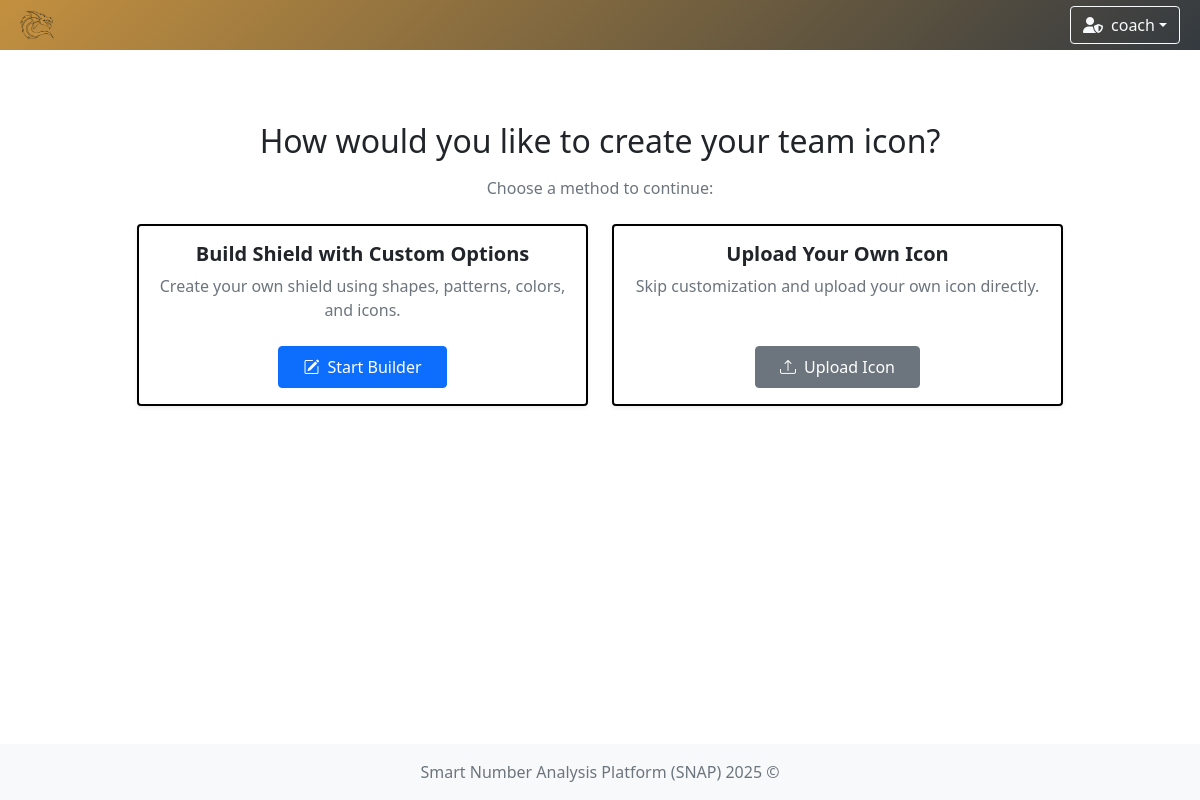
/team/choice (signed in), run on the app's committed database.
### app/models/team.py (models this page shows)
class TeamModel(db.Model):
    __tablename__ = 'teams'
    id = db.Column(db.Integer, primary_key=True)
    name = db.Column(db.String(100), nullable=False, unique=True)  # prevent duplicate team names
    icon = db.Column(db.String(300), nullable=False)  # longer path for future-proofing
    primary_color = db.Column(db.String(20), nullable=False)
    secondary_color = db.Column(db.String(20), nullable=False)

### app/models/user.py (models this page shows)
class UserModel(db.Model, UserMixin):
    __tablename__ = 'user'
    id = db.Column(db.Integer, primary_key=True)
    username = db.Column(db.String(80), unique=True, nullable=False)
    password = db.Column(db.String(120), nullable=False)
    role = db.Column(db.String(10), nullable=False, default='user')
    team_id = db.Column(db.Integer, db.ForeignKey('teams.id'))
    team = db.relationship('TeamModel', backref='users')

### app/controllers/team.py (the view)
@team_bp.route('/choice')
def choose_creation_method():
    return render_template('team/user_choice.html')

### app/controllers/user.py (called while the page is built)
    @staticmethod
    def load_user(user_id):
        return UserModel.query.get(int(user_id))

### run.py (called while the page is built)
    def _inject_context(self) -> None:
        @self.app.context_processor
        def inject_teams() -> dict:
            try:
                teams = TeamModel.query.all()
                return dict(teams=teams)
            except Exception as e:
                print(f"[!] Error injecting teams: {str(e)} ({type(e).__name__})")
                return dict(teams=[])

### app/templates/team/user_choice.html (shortened to what this page needs)
{% extends "system/base.html" %}
{% block content %}
<div class="container py-5">
  <h2 class="text-center mb-3">How would you like to create your team icon?</h2>
  <p class="text-center mb-4 text-muted">Choose a method to continue:</p>
  <div class="row justify-content-center g-4">
    <div class="col-md-6 col-lg-5 d-flex">
      <div class="card border-dark rounded-4 text-center shadow-sm w-100">
        <div class="card-body d-flex flex-column justify-content-between">
          <div>
            <h5 class="card-title fw-bold">Build Shield with Custom Options</h5>
            <p class="card-text text-muted mb-4">Create your own shield using shapes, patterns, colors, and icons.</p>
          </div>
          <a href="{{ url_for('team.create_team') }}" class="btn btn-primary mt-auto mx-auto px-4 py-2 d-inline-flex align-items-center gap-2" style="max-width: 180px;">
            <i class="bi bi-pencil-square"></i> <span>Start Builder</span>
          </a>
        </div>
      </div>
    </div>
    <div class="col-md-6 col-lg-5 d-flex">
      <div class="card border-dark rounded-4 text-center shadow-sm w-100">
        <div class="card-body d-flex flex-column justify-content-between">
          <div>
            <h5 class="card-title fw-bold">Upload Your Own Icon</h5>
            <p class="card-text text-muted mb-4">Skip customization and upload your own icon directly.</p>
          </div>
          <a href="{{ url_for('team.upload_team_icon_page') }}" class="btn btn-secondary mt-auto mx-auto px-4 py-2 d-inline-flex align-items-center gap-2" style="max-width: 180px;">
            <i class="bi bi-upload"></i> <span>Upload Icon</span>
          </a>
        </div>
      </div>
    </div>
  </div>
</div>
{% endblock %}

### app/templates/system/base.html (shortened to what this page needs)
<!DOCTYPE html>
<html lang="en">
<head>
    <link href="https://cdn.jsdelivr.net/npm/bootstrap@5.1.3/dist/css/bootstrap.min.css" rel="stylesheet"/>
    <link rel="stylesheet" href="https://cdn.jsdelivr.net/npm/bootstrap-icons@1.11.3/font/bootstrap-icons.css"/>
    <link rel="stylesheet" href="https://cdnjs.cloudflare.com/ajax/libs/font-awesome/6.5.0/css/all.min.css"/>
    <link href="https://cdn.jsdelivr.net/npm/select2@4.1.0-rc.0/dist/css/select2.min.css" rel="stylesheet"/>
    <link href="https://cdn.jsdelivr.net/npm/select2-bootstrap-5-theme@1.3.0/dist/select2-bootstrap-5-theme.min.css" rel="stylesheet"/>
    <link href="https://cdn.datatables.net/1.13.6/css/dataTables.bootstrap5.min.css" rel="stylesheet"/>
    <link rel="stylesheet" href="https://cdn.datatables.net/fixedcolumns/4.3.0/css/fixedColumns.bootstrap5.min.css"/>
    <link rel="stylesheet" href="{{ url_for('static', filename='styles.css') }}"/>
</head>
<body class="{% block body_class %}{% endblock %}">
{% if current_user.is_authenticated %}
    {% set ns = namespace(navbar_color='background: linear-gradient(135deg, #4b6cb7, #182848);', team_found=False) %}
    {% if current_user.team %}
        {% set ns.navbar_color = 'background: linear-gradient(135deg, ' ~ current_user.team.primary_color ~ ', #343a40);' %}
        {% set ns.team_found = True %}
    {% endif %}
    <nav class="navbar navbar-expand-lg navbar-dark" style="{{ ns.navbar_color }}">
        <div class="container-fluid position-relative">
            <a class="navbar-brand d-flex align-items-center" href="{{ url_for('index') }}">
                {% if current_user.team and ns.team_found %}
                    <img class="team-logo" src="{{ current_user.team.icon }}" alt="{{ current_user.team.name }} logo"/>
                {% else %}
                    <a href="{{ url_for('game_options') }}" class="btn btn-outline-light me-2" title="Home">
                        <i class="fas fa-home"></i>
                    </a>
                {% endif %}
            </a>
            <div class="ms-auto d-flex align-items-center">
                <div class="dropdown me-2">
                    <button class="btn btn-outline-light dropdown-toggle d-flex align-items-center" type="button"
                            id="userDropdown" data-bs-toggle="dropdown" aria-expanded="false">
                        {% if current_user.role == 'admin' %}
                            <i class="fas fa-user-shield me-2"></i>
                        {% else %}
                            <i class="fas fa-user me-2"></i>
                        {% endif %}
                        {{ current_user.username }}
                    </button>
                </div>
            </div>
        </div>
    </nav>
{% endif %}
<div class="content-wrapper">
    <div class="container-fluid mt-4 px-4">
        <div id="toast-container" class="toast-container position-fixed bottom-0 end-0 p-3" style="z-index: 1100;">
        </div>
        {% block content %}{% endblock %}
    </div>
</div>
<footer class="footer mt-auto py-3 bg-light">
    <div class="container text-center">
        <span class="text-muted">Smart Number Analysis Platform (SNAP) 2025 ©</span>
    </div>
</footer>
</body>
</html>

### app/static/styles.css (style rules this page uses)
.navbar { transition: background-color 0.5s ease; height: 50px; }
.team-logo { animation: fadeIn 0.5s ease, pulse 1s ease-in-out; width: 50px; height: auto; }
html, body { height: 100%; margin: 0; padding: 0; }
body { display: flex; flex-direction: column; min-height: 100vh; }
.content-wrapper { flex: 1 0 auto; }
.footer { flex-shrink: 0; background-color: #f8f9fa; padding: 1rem 0; margin-top: auto; }
.card { position: relative; z-index: 1; margin-bottom: 1rem; box-shadow: 0 1px 3px rgba(0,0,0,0.12); }

### app/templates/team/user_choice.html (style rules this page uses)
.card.border-dark { border: 2px solid #000 !important; }
.btn span { white-space: nowrap; }

### data on the page
TeamModel: team.icon (picture)
UserModel: username "coach"
